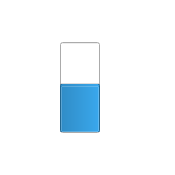
            <widget class="QFrame" name="octoPlus5">
             <property name="geometry">
              <rect>
               <x>230</x>
               <y>440</y>
               <width>175</width>
               <height>175</height>
              </rect>
             </property>
             <property name="sizePolicy">
              <sizepolicy hsizetype="Fixed" vsizetype="Fixed">
               <horstretch>0</horstretch>
               <verstretch>0</verstretch>
              </sizepolicy>
             </property>
             <property name="minimumSize">
              <size>
               <width>175</width>
               <height>175</height>
              </size>
             </property>
             <property name="maximumSize">
              <size>
               <width>175</width>
               <height>175</height>
              </size>
             </property>
             <property name="styleSheet">
              <string notr="true">QFrame
{
   background-color: rgba(255, 255, 255, 0);
   border-image: url(:/images/resources/CW.png) 0 0 0 0 stretch stretch;
   border-width: 0px;
}</string>
             </property>
             <property name="frameShape">
              <enum>QFrame::StyledPanel</enum>
             </property>
             <property name="frameShadow">
              <enum>QFrame::Raised</enum>
             </property>
             <widget class="QLabel" name="octoPlus5Label">
              <property name="geometry">
               <rect>
                <x>9</x>
                <y>9</y>
                <width>141</width>
                <height>29</height>
               </rect>
              </property>
              <property name="font">
               <font>
                <pointsize>18</pointsize>
               </font>
              </property>
              <property name="styleSheet">
               <string notr="true">color:white;
border-image:none;</string>
              </property>
              <property name="text">
               <string>Motor 5</string>
              </property>
              <property name="alignment">
               <set>Qt::AlignCenter</set>
              </property>
             </widget>
             <widget class="QLabel" name="octoPlus5Value">
              <property name="geometry">
               <rect>
                <x>9</x>
                <y>137</y>
                <width>141</width>
                <height>29</height>
               </rect>
              </property>
              <property name="font">
               <font>
                <pointsize>18</pointsize>
               </font>
              </property>
              <property name="styleSheet">
               <string notr="true">color:white;
border-image:none;</string>
              </property>
              <property name="text">
               <string>1000</string>
              </property>
              <property name="alignment">
               <set>Qt::AlignCenter</set>
              </property>
             </widget>
             <widget class="QProgressBar" name="octoPlus5Motor">
              <property name="geometry">
               <rect>
                <x>60</x>
                <y>42</y>
                <width>40</width>
                <height>91</height>
               </rect>
              </property>
              <property name="sizePolicy">
               <sizepolicy hsizetype="Fixed" vsizetype="Expanding">
                <horstretch>0</horstretch>
                <verstretch>0</verstretch>
               </sizepolicy>
              </property>
              <property name="minimumSize">
               <size>
                <width>40</width>
                <height>0</height>
               </size>
              </property>
              <property name="maximumSize">
               <size>
                <width>50</width>
                <height>16777215</height>
               </size>
              </property>
              <property name="minimum">
               <number>1000</number>
              </property>
              <property name="maximum">
               <number>2000</number>
              </property>
              <property name="value">
               <number>1500</number>
              </property>
              <property name="alignment">
               <set>Qt::AlignCenter</set>
              </property>
              <property name="textVisible">
               <bool>false</bool>
              </property>
              <property name="orientation">
               <enum>Qt::Vertical</enum>
              </property>
              <property name="invertedAppearance">
               <bool>false</bool>
              </property>
             </widget>
            </widget>
